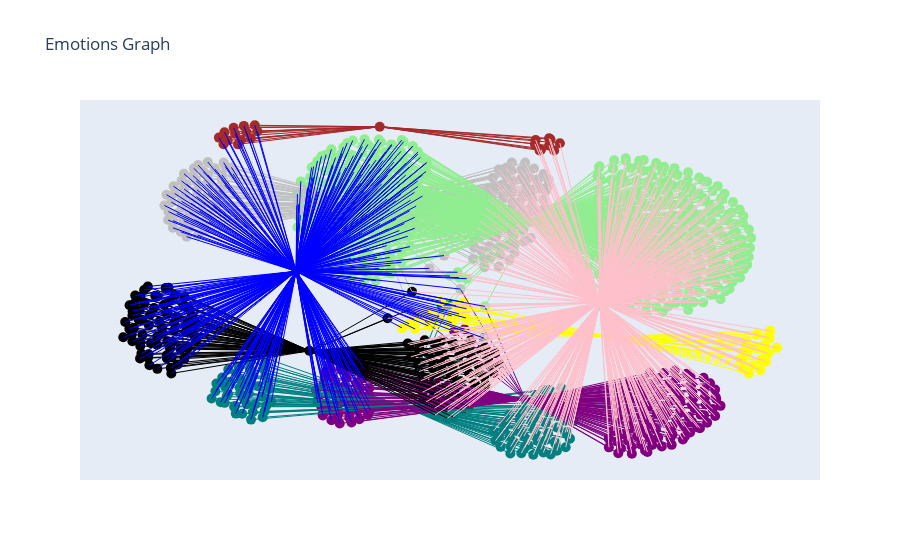

The notebook cell this image was saved under:
### Code cell
import textwrap

fig = go.Figure()

node_positions = {}

for node, position in pos.items():
    x, y = position  

    color = G.nodes[node]['color']  
    hover = G.nodes[node]['hover']
    hover = '<br>'.join(textwrap.wrap(hover,width=50))
    try:
        emotion = G.nodes[node]['emotion']
    except KeyError:
        try:
            gender = G.nodes[node]['gender']
        except KeyError:
            continue
        node_type = G.nodes[node]['type']

    fig.add_trace(go.Scatter(x=[x], y=[y], marker=dict(size=10,color=color), hovertext=hover, name=emotion, hovertemplate=hover))

for edge in G.edges():
    color = G.edges[edge]['color']
    x0, y0 = pos[edge[0]]
    x1, y1 = pos[edge[1]]
    fig.add_trace(go.Scatter(x=[x0, x1], y=[y0, y1], mode='lines', line=dict(width=1,color=color), name='Edge'))

fig.update_layout(showlegend=False, title='Emotions Graph')

fig.update_layout(xaxis=dict(showgrid=False, zeroline=False, showticklabels=False),
                  yaxis=dict(showgrid=False, zeroline=False, showticklabels=False))

fig.show()
